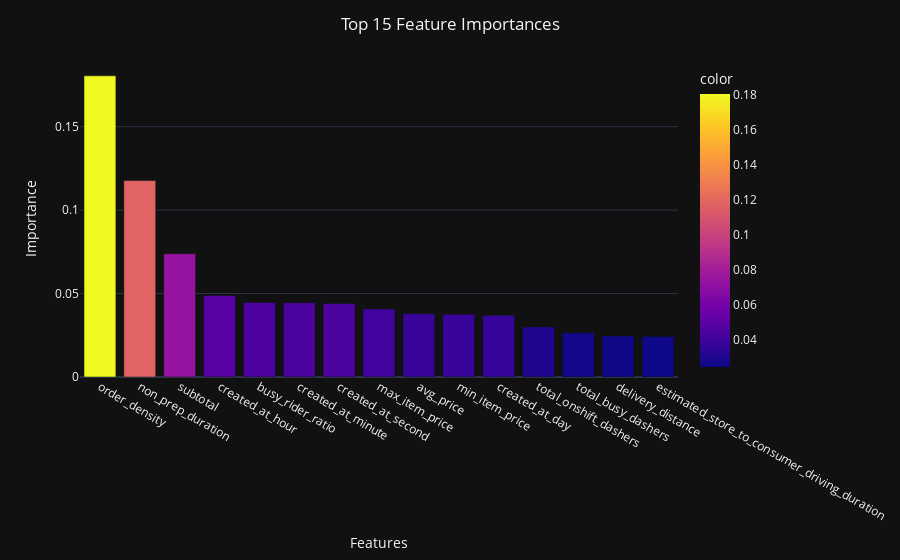

This figure's notebook cell:
### Markdown cell above
#### Ploting top 15 Feature Importance

### Code cell
# Plot the feature importances as a bar plot top 10 features
fig = px.bar(x=feature_importances[:15].index,
                y=feature_importances[:15].values,
                labels={'x': 'Features', 'y': 'Importance'},
                color=feature_importances[:15].values)
fig.update_layout(title={'x': 0.5, 'xanchor': 'center', 'text': 'Top 15 Feature Importances'})

fig.show()

### Figure 1 — Plotly figure (JSON) as saved in the notebook; plotly's stock layout.template omitted (floating-point values rounded to 4 significant figures)
{"data": [{"alignmentgroup": "True", "hovertemplate": "Features=%{x}<br>Importance=%{y}<br>color=%{marker.color}<extra></extra>", "legendgroup": "", "marker": {"color": [0.1804, 0.1177, 0.07385, 0.04884, 0.04465, 0.04449, 0.04404, 0.04076, 0.03784, 0.03759, 0.03696, 0.03001, 0.02645, 0.02456, 0.0243], "coloraxis": "coloraxis", "pattern": {"shape": ""}}, "name": "", "offsetgroup": "", "orientation": "v", "showlegend": false, "textposition": "auto", "type": "bar", "x": ["order_density", "non_prep_duration", "subtotal", "created_at_hour", "busy_rider_ratio", "created_at_minute", "created_at_second", "max_item_price", "avg_price", "min_item_price", "created_at_day", "total_onshift_dashers", "total_busy_dashers", "delivery_distance", "estimated_store_to_consumer_driving_duration"], "xaxis": "x", "y": [0.1804, 0.1177, 0.07385, 0.04884, 0.04465, 0.04449, 0.04404, 0.04076, 0.03784, 0.03759, 0.03696, 0.03001, 0.02645, 0.02456, 0.0243], "yaxis": "y"}], "layout": {"barmode": "relative", "coloraxis": {"colorbar": {"title": {"text": "color"}}, "colorscale": [[0, "#0d0887"], [0.1111, "#46039f"], [0.2222, "#7201a8"], [0.3333, "#9c179e"], [0.4444, "#bd3786"], [0.5556, "#d8576b"], [0.6667, "#ed7953"], [0.7778, "#fb9f3a"], [0.8889, "#fdca26"], [1, "#f0f921"]]}, "legend": {"tracegroupgap": 0}, "margin": {"t": 60}, "title": {"text": "Top 15 Feature Importances", "x": 0.5, "xanchor": "center"}, "xaxis": {"anchor": "y", "domain": [0, 1], "title": {"text": "Features"}}, "yaxis": {"anchor": "x", "domain": [0, 1], "title": {"text": "Importance"}}}}
